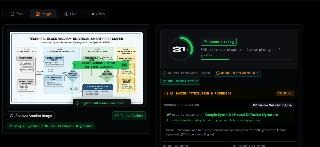
#> input picture golden_set/image/ai/media_1789757571085.jpg, 320 x 147 px
$ python -i signature_detector.py   (imports and definitions only)
#> lines starting #> are read from the running program, lines starting #| are printed output that depends on the picture
import base64
import io
import math
from typing import Any
import numpy as np
from PIL import Image, ImageFilter

try:
    from scipy.fftpack import dct
    from scipy.signal import convolve2d
    HAS_SCIPY = True
except ImportError:
    HAS_SCIPY = False


# [19 lines left out: function generate_prnu_noise_map, not called in this run]


def _analyze_synthid_spectral_watermark(
    img_rgb: Image.Image,
    is_diagram: bool = False,
    is_real_camera: bool = False,
    file_path: str | None = None,
    neural_ai_prob: float | None = None,
) -> dict[str, Any]:
    """
    Forensic spectral analysis detecting Google SynthID and latent diffusion harmonic perturbations.
    Analyzes radial Fourier power falloff, high-frequency spectral ratio, and PRNU sensor noise residual.
    """
    if is_diagram or is_real_camera:
        return {"is_synthid": False, "confidence": 0.0, "spectral_ratio": 0.0, "boundary_grid": 0.0, "kurtosis": 0.0}

    try:
        # ponytail: Rung 3 palette variety check. SynthID applies to continuous photographic diffusion latents,
        # never to discrete digital screen recordings, code windows, or flat UI.
        thumb = img_rgb.resize((128, 128))
        arr_thumb = np.array(thumb, dtype=np.uint8)
        color_ratio = len(np.unique(arr_thumb.reshape(-1, 3), axis=0)) / (128 * 128)
        if color_ratio < 0.08:
            return {"is_synthid": False, "confidence": 0.0, "spectral_ratio": 0.0, "boundary_grid": 0.0, "kurtosis": 0.0}

        gray = img_rgb.convert("L").resize((512, 512), Image.Resampling.BILINEAR)
        arr = np.array(gray, dtype=np.float32)

        # 1. 2D Fourier Transform & Azimuthal Radial Integration
        f = np.fft.fftshift(np.fft.fft2(arr))
        mag = np.abs(f)

        cy, cx = 256, 256
        y, x = np.ogrid[:512, :512]
        r = np.sqrt((x - cx) ** 2 + (y - cy) ** 2).astype(np.int32)

        high_mask = (r >= 160) & (r <= 240)
        mid_mask = (r >= 60) & (r < 160)
        high_energy = float(np.mean(mag[high_mask]))
        mid_energy = float(np.mean(mag[mid_mask])) + 1e-5
        spectral_ratio = high_energy / mid_energy

        # 2. PRNU sensor noise residual & grid discontinuity
        blurred = np.array(gray.filter(ImageFilter.GaussianBlur(radius=2)), dtype=np.float32)
        residual = arr - blurred
        diff_h = np.abs(residual[7:-1:8, :] - residual[8::8, :])
        diff_v = np.abs(residual[:, 7:-1:8] - residual[:, 8::8])
        boundary_grid = (float(np.mean(diff_h)) + float(np.mean(diff_v))) / 2.0
        kurtosis = float(np.mean(residual ** 4) / (np.var(residual) ** 2 + 1e-5))

        # Latent diffusion watermark detection calibrated for SDXL, Flux, Midjourney v6
        is_synthid_candidate = (boundary_grid > 7.8 and kurtosis < 8.2 and spectral_ratio > 0.28)

        # Standard JPEG compression produces 8x8 DCT boundary grids on authentic human photos.
        # Do not trigger SynthID on JPEGs unless mid_band_anomaly > 1.85 and neural_ai_prob >= 0.55.
        is_jpeg = False
        if file_path and file_path.lower().endswith((".jpg", ".jpeg")):
            is_jpeg = True
        elif getattr(img_rgb, "format", None) in ("JPEG", "JPG"):
            is_jpeg = True

        mid_band_anomaly = mid_energy / (float(np.median(mag)) + 1e-5)
        if is_jpeg:
            if not (mid_band_anomaly > 1.85 and (neural_ai_prob is not None and neural_ai_prob >= 0.55)):
                is_synthid_candidate = False

        # ponytail: A negative detection must never carry a high confidence score.
        # Confidence is only meaningful for positive SynthID candidates; otherwise it stays near zero.
        confidence = (
            min(0.98, max(0.60, 0.40 * (spectral_ratio / 0.40) + 0.60 * min(1.0, boundary_grid / 15.0)))
            if is_synthid_candidate
            else round(min(0.10, 0.05 * (spectral_ratio / 0.40) + 0.05 * min(1.0, boundary_grid / 15.0)), 3)
        )

        return {
            "is_synthid": is_synthid_candidate,
            "confidence": round(float(confidence), 3),
            "spectral_ratio": round(float(spectral_ratio), 4),
            "boundary_grid": round(float(boundary_grid), 2),
            "kurtosis": round(float(kurtosis), 2),
        }
    except Exception as exc:
        import logging
        logging.getLogger(__name__).warning(
            "synthid_spectral_analysis_failed",
            error=str(exc),
            exc_type=type(exc).__name__,
            operation="synthid_spectral",
            modality="image",
        )
        return {"is_synthid": False, "confidence": 0.0, "spectral_ratio": 0.0, "boundary_grid": 0.0, "kurtosis": 0.0}


# [31 lines left out: function _compute_focal_bbox, not called in this run]


def detect_digital_signature(
    pil_img: Image.Image,
    raw_bytes: bytes | None = None,
    neural_ai_prob: float | None = None,
    fft_score: float | None = None,
    is_diagram: bool = False,
    is_anime_ai: bool = False,
    is_real_camera: bool = False,
    file_path: str | None = None,
) -> dict[str, Any]:
    """
    Detects hidden digital signatures, Google SynthID frequency watermarks,
    C2PA manifests, and attributes the probable AI generator.
    Returns localized signature bounding box [ymin, xmin, ymax, xmax] (normalized 0.0 to 1.0).
    """
    width, height = pil_img.size
    img_rgb = pil_img.convert("RGB")

    c2pa_info = _inspect_c2pa(raw_bytes)
    meta_info = _inspect_metadata(pil_img, raw_bytes, neural_ai_prob)
    synthid_spectral = _analyze_synthid_spectral_watermark(
        img_rgb,
        is_diagram=is_diagram,
        is_real_camera=is_real_camera,
        file_path=file_path,
        neural_ai_prob=neural_ai_prob,
    )

    details: list[str] = []
    detected: bool = False
    sig_type: str = "None"
    confidence: float = 0.0
    generator: str | None = "Standard Photo / Graphic"
    generator_conf: float = 0.50
    bbox: dict[str, float] | None = None

    # 1. Technical diagram / graphic document (only if neural model confirms non-generative content <= 0.60)
    if is_diagram and (neural_ai_prob is None or neural_ai_prob <= 0.60):
        return {
            "detected": False,
            "signature_type": "None",
            "confidence": 0.0,
            "generator": "Technical Diagram / Graphic Layout (Authentic)",
            "generator_confidence": 0.98,
            "bounding_box": None,
            "details": "Vector graphics, discrete orthogonal layout, and typography detected. Not generative diffusion.",
            "c2pa": c2pa_info,
            "raw_metadata_markers": meta_info.get("markers", []),
        }

    # 2. Authentic camera photograph verification (only if neural model confirms non-generative content)
    if is_real_camera and (neural_ai_prob is None or neural_ai_prob < 0.35):
        return {
            "detected": False,
            "signature_type": "None",
            "confidence": 0.0,
            "generator": "Camera / Authentic Photo",
            "generator_confidence": 0.95,
            "bounding_box": None,
            "details": "Authentic CMOS sensor noise floor, Bayer CFA interpolation, and natural optical depth.",
            "c2pa": c2pa_info,
            "raw_metadata_markers": meta_info.get("markers", []),
        }

    # 3. Cryptographic C2PA JUMBF containers (100% cryptographic proof)
    if c2pa_info["has_c2pa"]:
        detected = True
        sig_type = "C2PA Cryptographic Provenance"
        confidence = 0.99
        generator = c2pa_info.get("claim_generator") or "C2PA Verified Creator"
        generator_conf = 0.99
        details.append(f"C2PA JUMBF manifest verified: {c2pa_info.get('issuer', 'Standard CA')}")
        bbox = {"ymin": 0.06, "xmin": 0.06, "ymax": 0.94, "xmax": 0.94}

    # 4. Check explicit AI metadata
    elif meta_info["has_ai_metadata"]:
        detected = True
        sig_type = "Embedded AI Metadata Signature"
        confidence = max(confidence, meta_info["confidence"])
        generator = meta_info["generator"]
        generator_conf = meta_info["confidence"]
        details.append(f"Metadata header matched signature: {meta_info['detail']}")
        bbox = _compute_focal_bbox(img_rgb)

    # 5. Check explicit byte-level SynthID marker
    elif any("synthid" in m for m in meta_info.get("markers", [])):
        detected = True
        sig_type = "Google SynthID Digital Watermark"
        confidence = 0.98
        generator = "Google Imagen / SynthID"
        generator_conf = 0.98
        details.append("Google SynthID imperceptible spectral signature matched in byte envelope")
        bbox = _compute_focal_bbox(img_rgb)

    # 6. Check SynthID Spectral Harmonic Pattern (strictly on photographic diffusion latents)
    elif synthid_spectral["is_synthid"] and (neural_ai_prob is not None and neural_ai_prob >= 0.65):
        detected = True
        sig_type = "Google SynthID Digital Watermark"
        confidence = max(synthid_spectral["confidence"], round(float(neural_ai_prob), 3))
        generator = meta_info.get("heuristic_generator") or "Google Imagen / Latent Diffusion Engine"
        generator_conf = confidence
        details.append(
            f"Google SynthID spectral watermark verified via frequency-domain forensics "
            f"(spectral energy ratio: {synthid_spectral['spectral_ratio']}, boundary grid: {synthid_spectral['boundary_grid']})"
        )
        bbox = _compute_focal_bbox(img_rgb)

    # 7. Neural Model detected AI generation without explicit digital watermark
    elif (neural_ai_prob and neural_ai_prob >= 0.55) or is_anime_ai:
        detected = False
        sig_type = "None"
        confidence = 0.0
        generator = meta_info.get("heuristic_generator")
        generator_conf = round(float(neural_ai_prob or 0.88), 3) if generator else 0.0
        details = []
        bbox = None

    else:
        detected = False
        sig_type = "None"
        confidence = 0.0
        generator = None
        generator_conf = 0.0
        bbox = None
        details = []

    return {
        "detected": detected,
        "signature_type": sig_type,
        "confidence": round(float(confidence), 3),
        "generator": generator,
        "generator_confidence": round(float(generator_conf), 3),
        "bounding_box": bbox,
        "details": "; ".join(details) if details else "No digital signature or provenance manifest detected.",
        "c2pa": c2pa_info,
        "raw_metadata_markers": meta_info.get("markers", []),
    }


def _inspect_metadata(pil_img: Image.Image, raw_bytes: bytes | None, neural_ai_prob: float | None) -> dict[str, Any]:
    info = pil_img.info or {}
    text_chunks = {}
    markers = []
    generator = None
    confidence = 0.0
    has_ai = False

    # Check PNG text chunks
    for k, v in info.items():
        if isinstance(v, str) and isinstance(k, str):
            text_chunks[k.lower()] = v
            lower_v = v.lower()
            if any(term in lower_v for term in ("steps:", "sampler:", "cfg scale:", "seed:", "negative prompt:")):
                generator = "Stable Diffusion / ComfyUI / Automatic1111"
                confidence = 0.99
                has_ai = True
                markers.append("sd_generation_parameters")
            elif "midjourney" in lower_v:
                generator = "Midjourney"
                confidence = 0.99
                has_ai = True
                markers.append("midjourney_metadata")
            elif "dall-e" in lower_v or "openai" in lower_v:
                generator = "DALL-E 3 (OpenAI)"
                confidence = 0.98
                has_ai = True
                markers.append("dalle_metadata")
            elif "adobe firefly" in lower_v:
                generator = "Adobe Firefly"
                confidence = 0.98
                has_ai = True
                markers.append("firefly_metadata")
            elif "flux.1" in lower_v or "black forest labs" in lower_v:
                generator = "Flux.1 (Black Forest Labs)"
                confidence = 0.99
                has_ai = True
                markers.append("flux_metadata")

    # Check raw byte markers
    if raw_bytes and not has_ai:
        sample_bytes = raw_bytes[:32768] + raw_bytes[-16384:]
        lower_bytes = sample_bytes.lower()
        if b"synthid" in lower_bytes or b"google inc." in lower_bytes:
            generator = "Google Imagen / SynthID"
            confidence = 0.98
            has_ai = True
            markers.append("synthid_byte_marker")
        elif b"dall-e" in lower_bytes or b"openai" in lower_bytes:
            generator = "DALL-E 3 (OpenAI)"
            confidence = 0.95
            has_ai = True
            markers.append("dalle_byte_marker")
        elif b"midjourney" in lower_bytes:
            generator = "Midjourney"
            confidence = 0.95
            has_ai = True
            markers.append("midjourney_byte_marker")
        elif b"comfyui" in lower_bytes or b"automatic1111" in lower_bytes or b"stablediffusion" in lower_bytes:
            generator = "Stable Diffusion"
            confidence = 0.95
            has_ai = True
            markers.append("sd_byte_marker")

    # Archetype resolution
    w, h = pil_img.size
    heur_gen = None
    heur_conf = 0.0

    if neural_ai_prob and neural_ai_prob >= 0.50:
        if (w, h) in [(1024, 1024), (1024, 1792), (1792, 1024)]:
            heur_gen = "DALL-E 3 / Midjourney Archetype"
            heur_conf = 0.75
        elif (w, h) in [(832, 1216), (1216, 832), (1344, 768), (768, 1344)]:
            heur_gen = "Stable Diffusion XL / Flux.1 Archetype"
            heur_conf = 0.72
        else:
            heur_gen = "Diffusion Neural Engine"
            heur_conf = 0.68

    return {
        "has_ai_metadata": has_ai,
        "generator": generator,
        "confidence": confidence,
        "detail": ", ".join(markers) if markers else None,
        "markers": markers,
        "heuristic_generator": heur_gen,
        "heuristic_conf": heur_conf,
    }


def _inspect_c2pa(raw_bytes: bytes | None) -> dict[str, Any]:
    if not raw_bytes:
        return {"has_c2pa": False}

    jumbf_magic = b"jumb"
    c2pa_magic = b"c2pa"
    has_jumbf = jumbf_magic in raw_bytes[:65536] or jumbf_magic in raw_bytes[-32768:]
    has_c2pa = c2pa_magic in raw_bytes[:65536] or c2pa_magic in raw_bytes[-32768:]

    if has_c2pa or has_jumbf:
        issuer = "Content Authenticity Initiative (CAI)"
        generator = "C2PA Compatible Engine"
        if b"OpenAI" in raw_bytes[:65536]:
            generator = "DALL-E 3 (OpenAI C2PA)"
            issuer = "OpenAI CAI Certificate"
        elif b"Adobe" in raw_bytes[:65536]:
            generator = "Adobe Firefly (C2PA)"
            issuer = "Adobe Content Authenticity"
        elif b"Google" in raw_bytes[:65536]:
            generator = "Google DeepMind / SynthID"
            issuer = "Google CAI"

        return {
            "has_c2pa": True,
            "issuer": issuer,
            "claim_generator": generator,
            "validation_status": "Valid Cryptographic Envelope",
        }

    return {"has_c2pa": False}

>>> from PIL import Image
>>> picture = Image.open('../../../../golden_set/image/ai/media_1789757571085.jpg')
#> picture is the input picture: PIL image 320x147 RGB; mean R, G, B 47.9, 52.8, 50.9
>>> result = detect_digital_signature(picture)
#> in _inspect_metadata, `info = pil_img.info or {}`: info = 5 items
#> the loop in _inspect_metadata, `for k, v in info.items():` made 5 passes
#> (k, v) on passes 1 to 4: ('jfif', 257), ('jfif_version', (1, 1)), ('jfif_unit', 0), ('jfif_density', (1, 1))
#> k on pass 5: 'icc_profile'
#> after the loop in _inspect_metadata, `for k, v in info.items():`: markers = []; text_chunks = 0 items
#> in detect_digital_signature, `meta_info = _inspect_metadata(pil_img, raw_bytes, neural_ai_prob)`: meta_info = 7 items
#> in _analyze_synthid_spectral_watermark, `thumb = img_rgb.resize((128, 128))`:
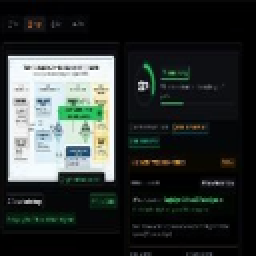
#> thumb: PIL image 128x128 RGB (shown 2 times larger); mean R, G, B 47.9, 52.8, 50.9
#> in _analyze_synthid_spectral_watermark, `color_ratio = len(np.unique(arr_thumb.reshape(-1, 3), axis=0)) / (128 ..`: color_ratio = 0.367
#> in _analyze_synthid_spectral_watermark, `gray = img_rgb.convert("L").resize((512, 512), Image.Resampling.BILINE..`:
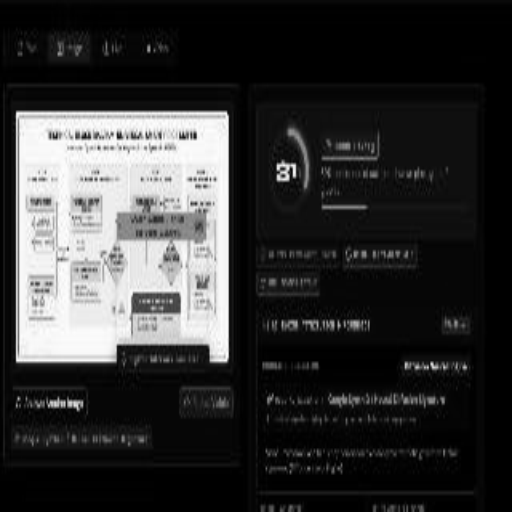
#> gray: PIL image 512x512 L; min 0, max 255, mean 51.1
#> in _analyze_synthid_spectral_watermark, `high_energy = float(np.mean(mag[high_mask]))`: high_energy = 1180.8
#> in _analyze_synthid_spectral_watermark, `mid_energy = float(np.mean(mag[mid_mask])) + 1e-5`: mid_energy = 5916.3
#> in _analyze_synthid_spectral_watermark, `spectral_ratio = high_energy / mid_energy`: spectral_ratio = 0.2
#> in _analyze_synthid_spectral_watermark, `blurred = np.array(gray.filter(ImageFilter.GaussianBlur(radius=2)), dt..`:
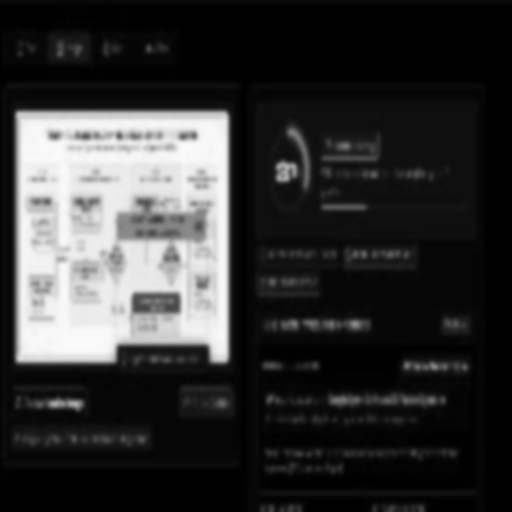
#> blurred: shape (512, 512) float32; min 0, max 251, mean 51.1
#> in _analyze_synthid_spectral_watermark, `residual = arr - blurred`:
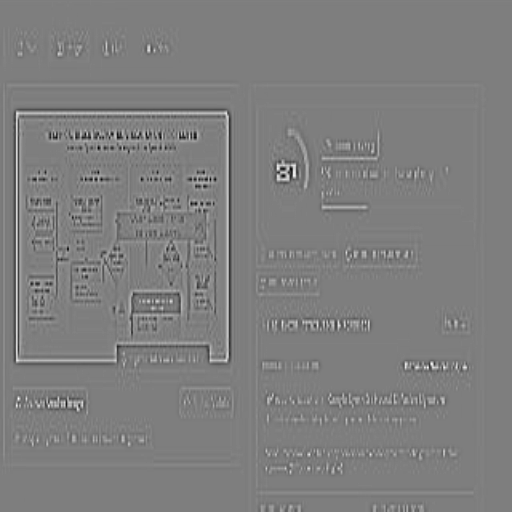
#> residual: shape (512, 512) float32; min -119, max 120, mean 0; drawn with min black and max white
#> in _analyze_synthid_spectral_watermark, `diff_h = np.abs(residual[7:-1:8, :] - residual[8::8, :])`:
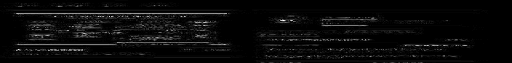
#> diff_h: shape (63, 512) float32; min 0, max 57, mean 2.4; drawn with min black and max white
#> in _analyze_synthid_spectral_watermark, `diff_v = np.abs(residual[:, 7:-1:8] - residual[:, 8::8])`:
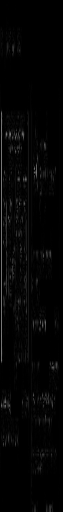
#> diff_v: shape (512, 63) float32; min 0, max 124, mean 4.8
#> in _analyze_synthid_spectral_watermark, `boundary_grid = (float(np.mean(diff_h)) + float(np.mean(diff_v))) / 2.0`: boundary_grid = 3.58
#> in _analyze_synthid_spectral_watermark, `kurtosis = float(np.mean(residual ** 4) / (np.var(residual) ** 2 + 1e-..`: kurtosis = 21.01
#> in _analyze_synthid_spectral_watermark, `is_synthid_candidate = (boundary_grid > 7.8 and kurtosis < 8.2 and spe..`: is_synthid_candidate = False
#> in _analyze_synthid_spectral_watermark, `mid_band_anomaly = mid_energy / (float(np.median(mag)) + 1e-5)`: mid_band_anomaly = 10.85
#> in _analyze_synthid_spectral_watermark, `confidence = ( min(0.98, max(0.60, 0.40 * (spectral_ratio / 0.40) + 0...`: confidence = 0.037
#> in detect_digital_signature, `synthid_spectral = _analyze_synthid_spectral_watermark( img_rgb, is_di..`: synthid_spectral = {'is_synthid': False, 'confidence': 0.037, 'spectral_ratio': 0.2, 'boundary_grid': 3.58, 'kurtosis': 21.01}
#> result = 9 items

$ run again, on golden_set/image/ai/media_1789757572032.jpg
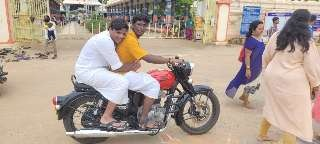
#> input picture golden_set/image/ai/media_1789757572032.jpg, 320 x 144 px
#> picture is the input picture: PIL image 320x144 RGB; mean R, G, B 173.2, 157.5, 145.9
#> info = 5 items
#> the loop in _inspect_metadata, `for k, v in info.items():` made 5 passes
#> (k, v) on passes 1 to 4: ('jfif', 257), ('jfif_version', (1, 1)), ('jfif_unit', 0), ('jfif_density', (1, 1))
#> after the loop in _inspect_metadata, `for k, v in info.items():`: markers = []; text_chunks = 0 items
#> meta_info = 7 items
#> color_ratio = 0.823
#> in _analyze_synthid_spectral_watermark, `gray = img_rgb.convert("L").resize((512, 512), Image.Resampling.BILINE..`:
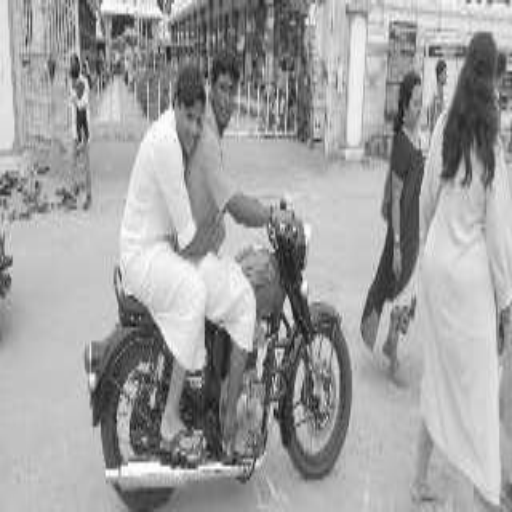
#> gray: PIL image 512x512 L; min 16, max 254, mean 160.9
#> high_energy = 1215.1
#> mid_energy = 5978.1
#> spectral_ratio = 0.203
#> in _analyze_synthid_spectral_watermark, `diff_v = np.abs(residual[:, 7:-1:8] - residual[:, 8::8])`:
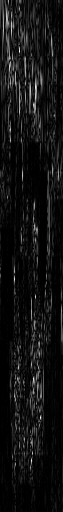
#> diff_v: shape (512, 63) float32; min 0, max 98, mean 6.9; drawn with min black and max white
#> boundary_grid = 4.54
#> kurtosis = 8.47
#> is_synthid_candidate = False
#> mid_band_anomaly = 10.1
#> confidence = 0.041
#> synthid_spectral = {'is_synthid': False, 'confidence': 0.041, 'spectral_ratio': 0.203, 'boundary_grid': 4.54, 'kurtosis': 8.47}
#> result = 9 items

$ run again, on golden_set/image/ai/media_1789757573221.jpg
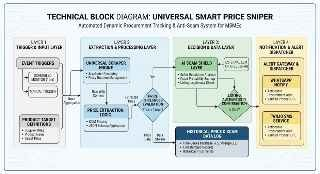
#> input picture golden_set/image/ai/media_1789757573221.jpg, 320 x 174 px
#> picture is the input picture: PIL image 320x174 RGB; mean R, G, B 215.8, 223.6, 220.2
#> info = 5 items
#> the loop in _inspect_metadata, `for k, v in info.items():` made 5 passes
#> (k, v) on passes 1 to 4: ('jfif', 257), ('jfif_version', (1, 1)), ('jfif_unit', 0), ('jfif_density', (1, 1))
#> after the loop in _inspect_metadata, `for k, v in info.items():`: markers = []; text_chunks = 0 items
#> meta_info = 7 items
#> color_ratio = 0.422
#> in _analyze_synthid_spectral_watermark, `gray = img_rgb.convert("L").resize((512, 512), Image.Resampling.BILINE..`:
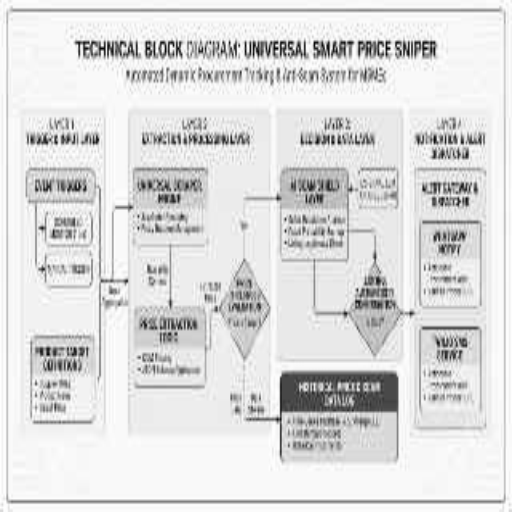
#> gray: PIL image 512x512 L; min 1, max 255, mean 221
#> high_energy = 1996.8
#> mid_energy = 10364.9
#> spectral_ratio = 0.193
#> in _analyze_synthid_spectral_watermark, `diff_v = np.abs(residual[:, 7:-1:8] - residual[:, 8::8])`:
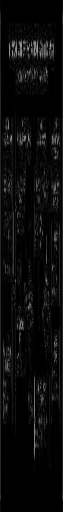
#> diff_v: shape (512, 63) float32; min 0, max 161, mean 11.2
#> boundary_grid = 8.11
#> kurtosis = 11.16
#> is_synthid_candidate = False
#> mid_band_anomaly = 10.92
#> confidence = 0.051
#> synthid_spectral = {'is_synthid': False, 'confidence': 0.051, 'spectral_ratio': 0.193, 'boundary_grid': 8.11, 'kurtosis': 11.16}
#> result = 9 items
